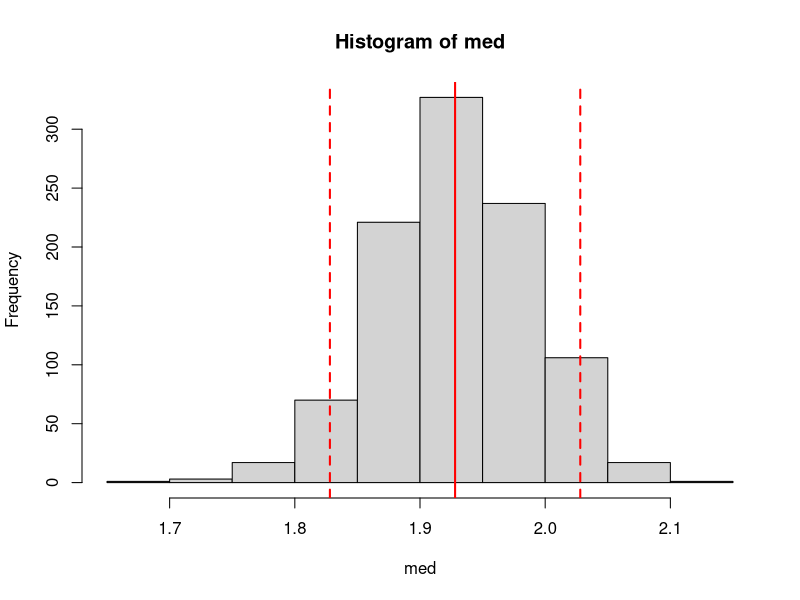
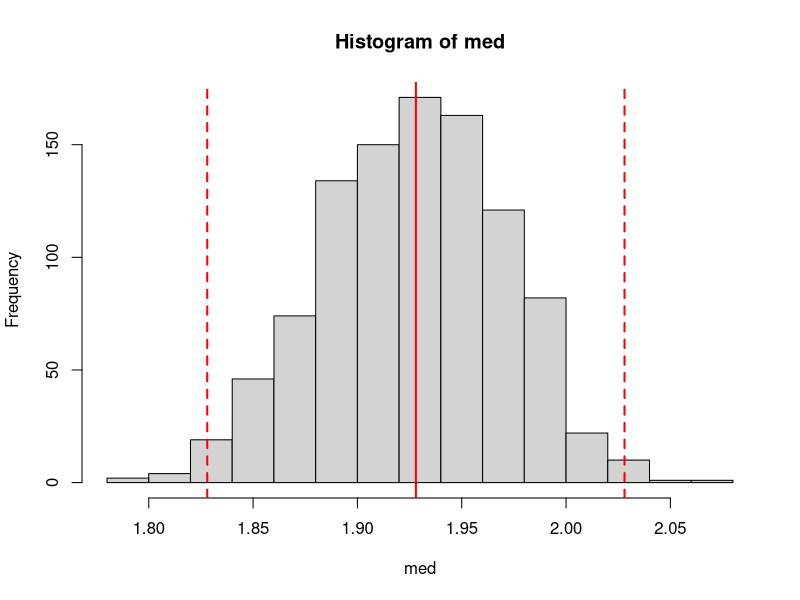
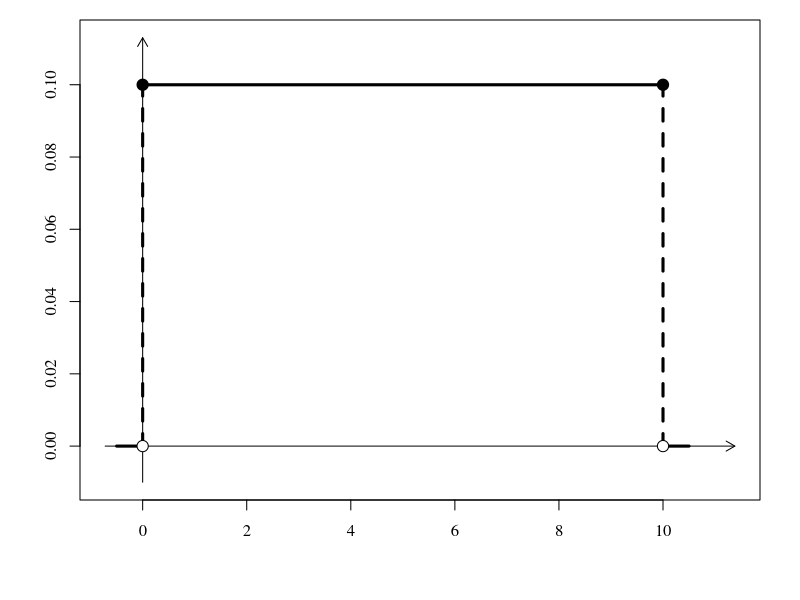
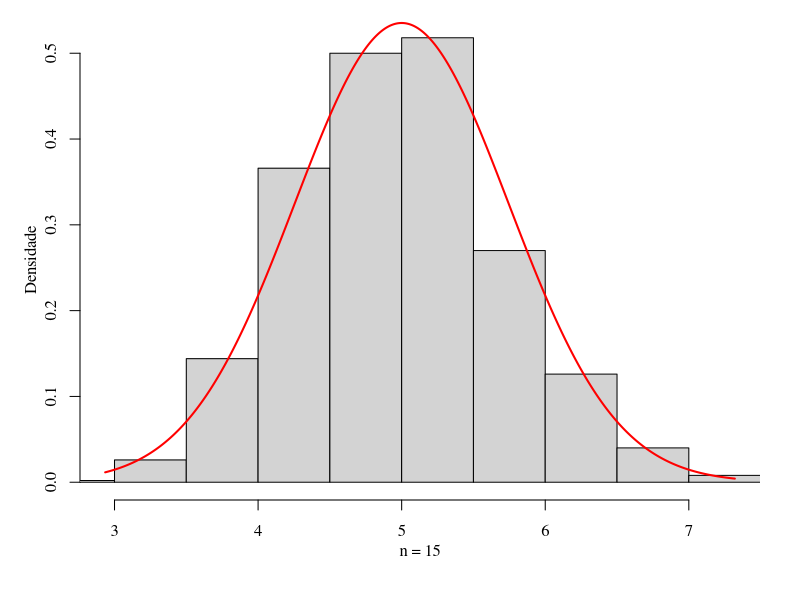
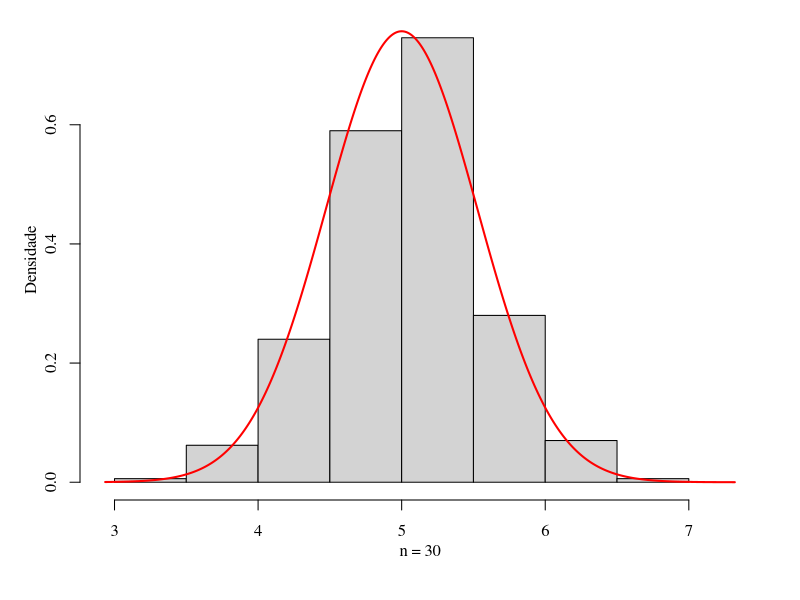
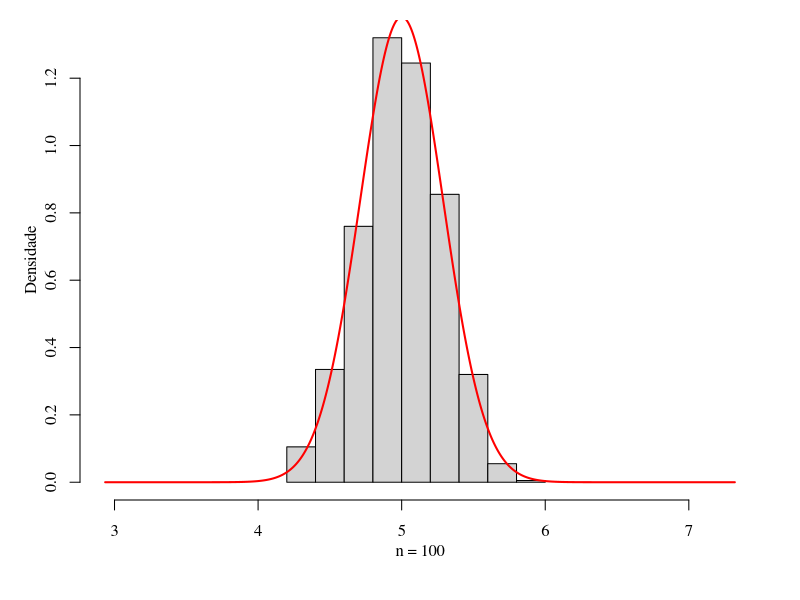
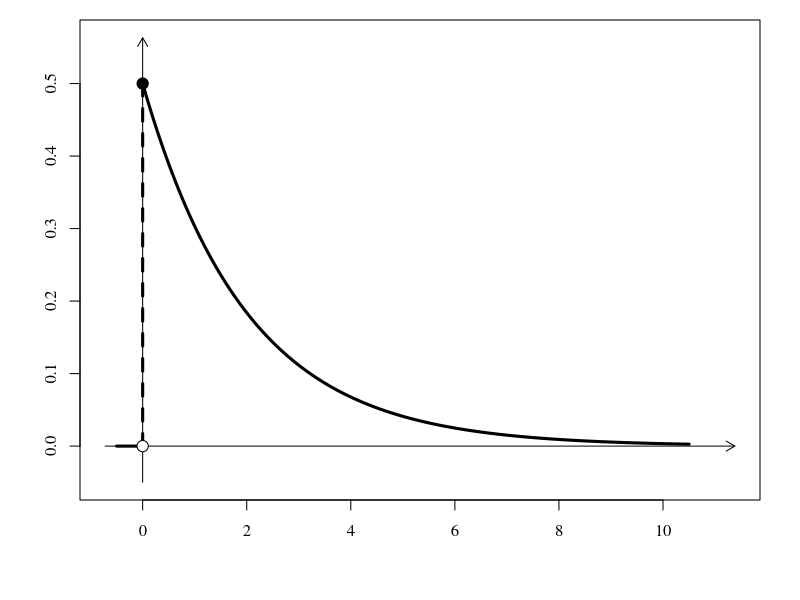
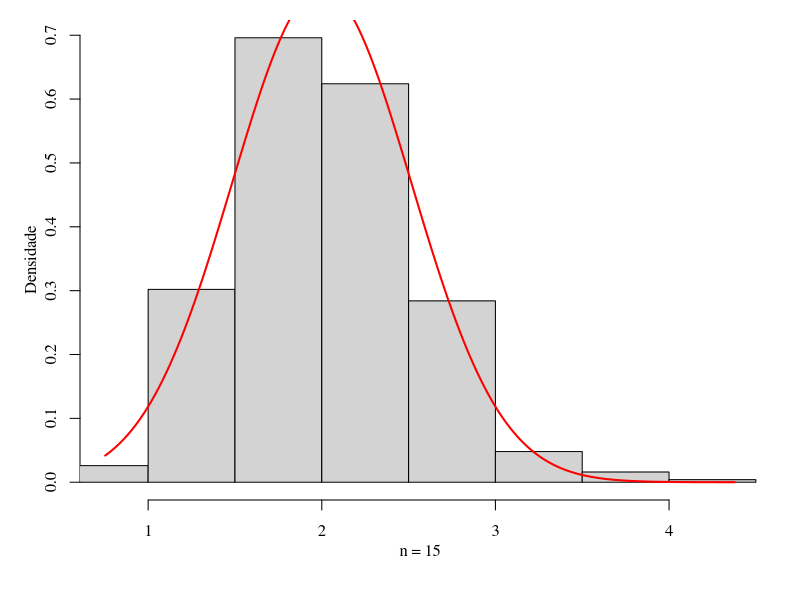

Generate these figures, in order, with R:
## ---- chunk 1

a <- 10; b<- 2 # parâmetros da Weibull(a,b)
R <- 1000      # Quantidade de réplicas
n <- 20        # Tamanho da aa
med <- NULL    # Vetor vazio para armazenar as medianas
               # amostrais de cada réplica
for(r in 1:R){ # Inicia as réplicas de Monte Carlo
  x <- rweibull(n=n, shape = a, scale = b) # Gera uma aa de tamanho n
                                           # da Weibull(a, b)
  med[r] <- median(x)                      # Calcula a mediana amostral
}
med_pop <- b*(log(2))^(1/a) # Mediana populacional
hist(med)                   # Histograma da distribuição
                            # amostral da mediana amostral
abline(v = med_pop + c(-.1,0,.1),
       col = 'red', lty = c(2,1,2),
       lwd = 2) # Traça a mediana da população e intervalo
                # +0.1 ou -0.1 desse valor
prp <- mean(med > med_pop-.1 & med < med_pop+.1)
cat("P[Med. Amost. \u2208 (Med. Pop. \u00b1 0.1)] \u2248 ", prp, sep='') 
## ---- chunk 2

a <- 10; b<- 2 # parâmetros da Weibull(a,b)
R <- 1000      # Quantidade de réplicas
n <- 40        # Tamanho da aa
med <- NULL    # Vetor vazio para armazenar as medianas
               # amostrais de cada réplica
for(r in 1:R){ # Inicia as réplicas de Monte Carlo
  x <- rweibull(n=n, shape = a, scale = b) # Gera uma aa de tamanho n
                                           # da Weibull(a, b)
  med[r] <- median(x)                      # Calcula a mediana amostral
}
med_pop <- b*(log(2))^(1/a) # Mediana populacional
hist(med)                   # Histograma da distribuição
                            # amostral da mediana amostral
abline(v = med_pop + c(-.1,0,.1),
       col = 'red', lty = c(2,1,2),
       lwd = 2) # Traça a mediana da população e intervalo
                # +0.1 ou -0.1 desse valor
prp <- mean(med > med_pop-.1 & med < med_pop+.1)
cat("P[Med. Amost. \u2208 (Med. Pop. \u00b1 0.1)] \u2248 ", prp, sep='') 
## ---- chunk 3
a <- 0; b <- 10
x <- seq(a-0.05*(b-a), b+0.05*(b-a), length.out=1000)
fx <- dunif(x, a, b)
par(family = "serif", mar=c(5,4,1,2))
plot(x, fx, type='n', xlab='', ylab='', main='', lwd=3,
     ylim=range(fx)+c(-.1*diff(range(fx)),.13*diff(range(fx))),
     xlim=range(x)+c(-.02*diff(range(x)),.08*diff(range(x))))
arrows(y0 = min(fx)-.1*diff(range(fx)), y1 = max(fx)+.13*diff(range(fx)), x0=0, x1=0, length = .1)
arrows(x0 = min(x)-.02*diff(range(x)), x1 = max(x)+.08*diff(range(x)), y0=0, y1=0, length = .1)
lines(x[x > b], fx[x > b], lwd=3)
lines(x[x < a], fx[x < a], lwd=3)
lines(c(a,a), c(0, 1/(b-a)), lwd=3, lty=2)
lines(c(b,b), c(0, 1/(b-a)), lwd=3, lty=2)
lines(x[x >= a & x <= b], fx[x >= a & x <= b], lwd=3)
points(c(a,a,b,b), c(0, 1/(b-a), 0, 1/(b-a)), cex=1.5, pch=21, bg=c('white','black', 'white','black'))
## ---- chunk 4
R <- 1000; nn <- c(15, 30, 100)
a <- 0; b <- 10
mu <- (a+b)/2; sig2 <- (b-a)^2/12
medias <- matrix(NA, ncol=length(nn), nrow=R)
for(i in 1:length(nn)){
  n <- nn[i]
  for(r in 1:R){
    x <- runif(n = n, min = 0, max = 10)
    medias[r, i] <- mean(x)
  }
}
rng <- range(medias); xx <- seq(rng[1], rng[2], length.out=1000)
for(i in 1:length(nn)){
  par(family = "serif", mar=c(5,4,1,2))
  hist(medias[, i], probability=TRUE, xlim = rng, xlab = '', main='', ylab='')
  mtext(text = paste('n = ',nn[i],sep=''), side = 1, line = 2)
  mtext(text = 'Densidade', side = 2, line = 2)
  lines(xx, dnorm(xx, mu, sqrt(sig2/nn[i])), col='red', lwd=2)
}
## ---- chunk 5
lambda = 0.5; M <- 10
x <- seq(0-0.05*(M), M+0.05*(M), length.out=1000)
fx <- dexp(x = x, rate = lambda)
par(family = "serif", mar=c(5,4,1,2))
plot(x, fx, type='n', xlab='', ylab='', main='', lwd=3,
     ylim=range(fx)+c(-.1*diff(range(fx)),.13*diff(range(fx))),
     xlim=range(x)+c(-.02*diff(range(x)),.08*diff(range(x))))
arrows(y0 = min(fx)-.1*diff(range(fx)), y1 = max(fx)+.13*diff(range(fx)), x0=0, x1=0, length = .1)
arrows(x0 = min(x)-.02*diff(range(x)), x1 = max(x)+.08*diff(range(x)), y0=0, y1=0, length = .1)
lines(x[x < 0], fx[x < 0], lwd=3)
lines(c(0,0), c(0, lambda), lwd=3, lty=2)
lines(x[x >= 0], fx[x >= 0], lwd=3)
points(c(0,0), c(0, lambda), cex=1.5, pch=21, bg=c('white','black'))
## ---- chunk 6
R <- 1000; nn <- c(15, 30, 100)
lambda <- 0.5
mu <- 1/lambda; sig2 <- 1/(lambda^2)
medias <- matrix(NA, ncol=length(nn), nrow=R)
for(i in 1:length(nn)){
  n <- nn[i]
  for(r in 1:R){
    x <- rexp(n = n, rate = lambda)
    medias[r, i] <- mean(x)
  }
}
rng <- range(medias); xx <- seq(rng[1], rng[2], length.out=1000)
for(i in 1:length(nn)){
  par(family = "serif", mar=c(5,4,1,2))
  hist(medias[, i], probability=TRUE, xlim = rng, xlab = '', main='', ylab='')
  mtext(text = paste('n = ',nn[i],sep=''), side = 1, line = 2)
  mtext(text = 'Densidade', side = 2, line = 2)
  lines(xx, dnorm(xx, mu, sqrt(sig2/nn[i])), col='red', lwd=2)
}
## ---- chunk 7
n <- 25; i <- 0
th0 <- th1 <- NULL
while(i < n){
  x0 <- runif(1,-1,1); y0 <- runif(1,-1,1)
  x1 <- runif(1,-1,1); y1 <- runif(1,-1,1)
  if(x0^2 + y0^2 < 1 & x1^2 + y1^2 < 1){
    th0 <- rbind(th0, c(x0, y0))
    th1 <- rbind(th1, c(x1+1, y1+1))
    i <- i+1
  }
}
rngX <- range(th0[,1], th1[,1])
rngY <- range(th0[,2], th1[,2])
par(family = "serif", mar=c(5,4,1,2))
plot(0, type='n', xlab='', ylab='', main ='', frame.plot=FALSE,
     axes = FALSE, xlim=rngX, ylim=rngY)
points(x = th0[,1], y = th0[,2], pch=21, bg='blue', cex=1.5)
points(x = th1[,1], y = th1[,2], pch=21, bg='red', cex=1.5)
points(x = 0, y = 0, pch=21, bg='black', cex=2)
text(x = 0, y = 0, labels=expression(theta), adj=c(2,2), cex=2)
